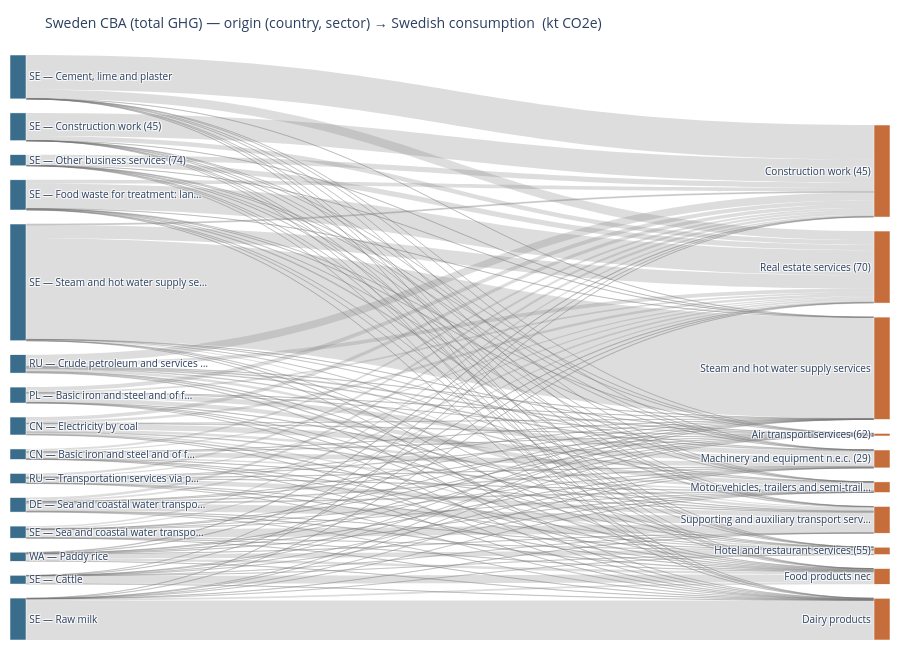
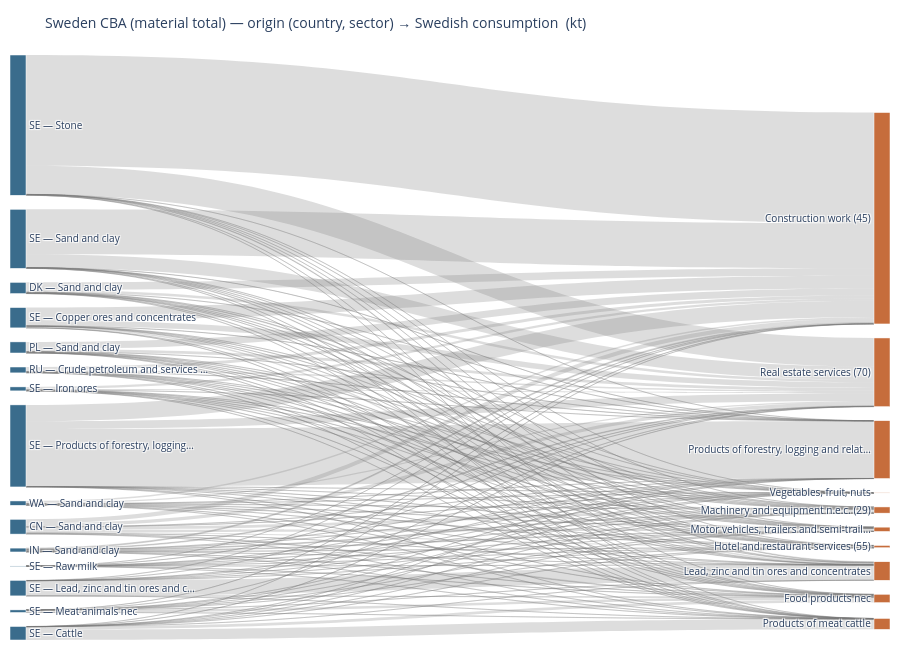
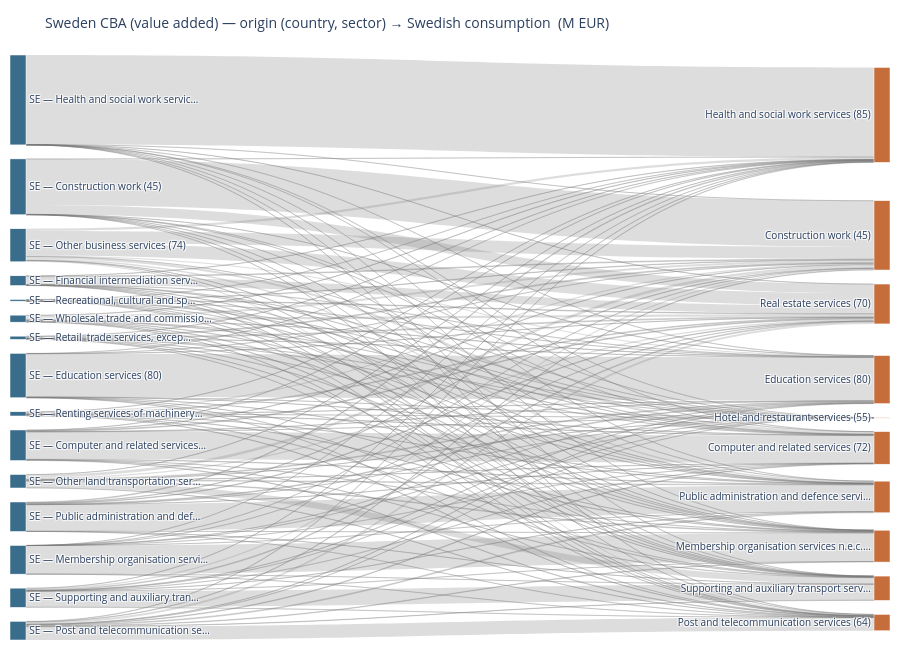
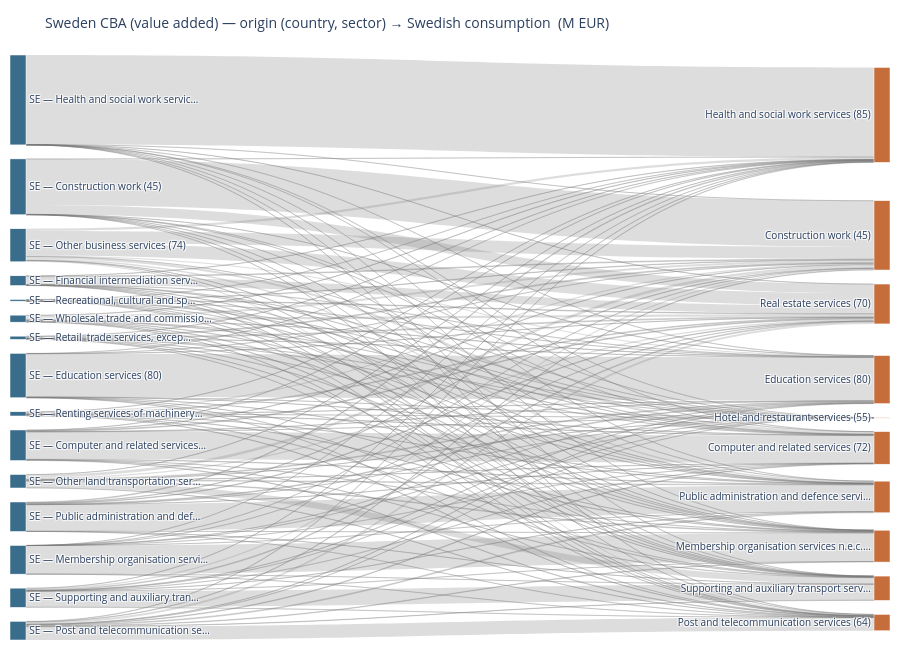

Notebook code for these charts, in order:
### Markdown cell above
### 11.5 Sankey — CBA source flows

Left column: top (origin country, origin sector) pairs driving Sweden's CBA.
Right column: top Swedish consumption products.

### Code cell
def sankey_source_to_consumption(attrib, title, filename, n_src=15, n_cons=10,
                                 unit_label="",
                                 color_left="#3a6c8c", color_right="#c66d3c"):
    attrib = attrib.fillna(0.0)
    row_tot = attrib.sum(axis=1)
    col_tot = attrib.sum(axis=0)

    top_src  = row_tot[row_tot > 0].nlargest(n_src).index
    top_cons = col_tot[col_tot > 0].nlargest(n_cons).index
    if len(top_src) == 0 or len(top_cons) == 0:
        raise ValueError(f"No positive flows available for {title}")

    sub = attrib.loc[top_src, top_cons]

    left_labels  = [f"{c} — {trim(s, 30)}" for (c, s) in top_src]
    right_labels = [trim(s, 40) for s in top_cons]
    nodes = left_labels + right_labels
    colors = [color_left] * len(left_labels) + [color_right] * len(right_labels)

    sources, targets, values = [], [], []
    for i, src_idx in enumerate(top_src):
        for j, cons in enumerate(top_cons):
            v = float(sub.loc[src_idx, cons])
            if v > 0:
                sources.append(i)
                targets.append(len(left_labels) + j)
                values.append(v)

    fig = go.Figure(data=[go.Sankey(
        arrangement="snap",
        node=dict(label=nodes, pad=14, thickness=16, color=colors,
                  line=dict(color="white", width=0.5)),
        link=dict(source=sources, target=targets, value=values,
                  color="rgba(120,120,120,0.25)")
    )])
    fig.update_layout(
        title=dict(text=f"{title}  ({unit_label})", font=dict(size=14)),
        font=dict(size=10), height=650, margin=dict(l=10, r=10, t=55, b=10))
    fig.write_html(str(OUTPUT_DIR / filename))
    fig.show()
    return fig

sankey_source_to_consumption(attrib_ghg,
    "Sweden CBA (total GHG) — origin (country, sector) → Swedish consumption",
    "sankey_ghg_source.html", unit_label="kt CO2e")

sankey_source_to_consumption(attrib_mat_total,
    "Sweden CBA (material total) — origin (country, sector) → Swedish consumption",
    "sankey_material_source.html", unit_label="kt")

sankey_source_to_consumption(attrib_va,
    "Sweden CBA (value added) — origin (country, sector) → Swedish consumption",
    "sankey_va_source.html", unit_label="M EUR")

### Figure 1 — Plotly figure (JSON) as saved in the notebook; plotly's stock layout.template omitted (floating-point values rounded to 4 significant figures; data arrays with more than 128 entries replaced by an {"elided": "..."} marker saying what was removed)
{"data": [{"arrangement": "snap", "link": {"color": "rgba(120,120,120,0.25)", "source": {"elided": "150 int values"}, "target": {"elided": "150 int values"}, "value": {"elided": "150 float values"}}, "node": {"color": ["#3a6c8c", "#3a6c8c", "#3a6c8c", "#3a6c8c", "#3a6c8c", "#3a6c8c", "#3a6c8c", "#3a6c8c", "#3a6c8c", "#3a6c8c", "#3a6c8c", "#3a6c8c", "#3a6c8c", "#3a6c8c", "#3a6c8c", "#c66d3c", "#c66d3c", "#c66d3c", "#c66d3c", "#c66d3c", "#c66d3c", "#c66d3c", "#c66d3c", "#c66d3c", "#c66d3c"], "label": ["SE — Steam and hot water supply se…", "SE — Cattle", "SE — Raw milk", "RU — Crude petroleum and services …", "SE — Cement, lime and plaster", "CN — Electricity by coal", "SE — Food waste for treatment: lan…", "SE — Construction work (45)", "PL — Basic iron and steel and of f…", "DE — Sea and coastal water transpo…", "CN — Basic iron and steel and of f…", "SE — Sea and coastal water transpo…", "SE — Other business services (74)", "RU — Transportation services via p…", "WA — Paddy rice", "Construction work (45)", "Real estate services (70)", "Machinery and equipment n.e.c. (29)", "Steam and hot water supply services", "Food products nec", "Supporting and auxiliary transport serv…", "Hotel and restaurant services (55)", "Motor vehicles, trailers and semi-trail…", "Dairy products", "Air transport services (62)"], "line": {"color": "white", "width": 0.5}, "pad": 14, "thickness": 16}, "type": "sankey"}], "layout": {"font": {"size": 10}, "height": 650, "margin": {"b": 10, "l": 10, "r": 10, "t": 55}, "title": {"font": {"size": 14}, "text": "Sweden CBA (total GHG) — origin (country, sector) → Swedish consumption  (kt CO2e)"}}}

### Figure 2 — Plotly figure (JSON) as saved in the notebook; plotly's stock layout.template omitted (floating-point values rounded to 4 significant figures; data arrays with more than 128 entries replaced by an {"elided": "..."} marker saying what was removed)
{"data": [{"arrangement": "snap", "link": {"color": "rgba(120,120,120,0.25)", "source": {"elided": "150 int values"}, "target": {"elided": "150 int values"}, "value": {"elided": "150 float values"}}, "node": {"color": ["#3a6c8c", "#3a6c8c", "#3a6c8c", "#3a6c8c", "#3a6c8c", "#3a6c8c", "#3a6c8c", "#3a6c8c", "#3a6c8c", "#3a6c8c", "#3a6c8c", "#3a6c8c", "#3a6c8c", "#3a6c8c", "#3a6c8c", "#c66d3c", "#c66d3c", "#c66d3c", "#c66d3c", "#c66d3c", "#c66d3c", "#c66d3c", "#c66d3c", "#c66d3c", "#c66d3c"], "label": ["SE — Stone", "SE — Products of forestry, logging…", "SE — Sand and clay", "CN — Sand and clay", "SE — Copper ores and concentrates", "RU — Crude petroleum and services …", "DK — Sand and clay", "SE — Iron ores", "SE — Cattle", "PL — Sand and clay", "SE — Lead, zinc and tin ores and c…", "WA — Sand and clay", "IN — Sand and clay", "SE — Meat animals nec", "SE — Raw milk", "Construction work (45)", "Real estate services (70)", "Products of forestry, logging and relat…", "Food products nec", "Hotel and restaurant services (55)", "Products of meat cattle", "Machinery and equipment n.e.c. (29)", "Motor vehicles, trailers and semi-trail…", "Vegetables, fruit, nuts", "Lead, zinc and tin ores and concentrates"], "line": {"color": "white", "width": 0.5}, "pad": 14, "thickness": 16}, "type": "sankey"}], "layout": {"font": {"size": 10}, "height": 650, "margin": {"b": 10, "l": 10, "r": 10, "t": 55}, "title": {"font": {"size": 14}, "text": "Sweden CBA (material total) — origin (country, sector) → Swedish consumption  (kt)"}}}

### Figure 3 — Plotly figure (JSON) as saved in the notebook; plotly's stock layout.template omitted (floating-point values rounded to 4 significant figures; data arrays with more than 128 entries replaced by an {"elided": "..."} marker saying what was removed)
{"data": [{"arrangement": "snap", "link": {"color": "rgba(120,120,120,0.25)", "source": {"elided": "150 int values"}, "target": {"elided": "150 int values"}, "value": {"elided": "150 float values"}}, "node": {"color": ["#3a6c8c", "#3a6c8c", "#3a6c8c", "#3a6c8c", "#3a6c8c", "#3a6c8c", "#3a6c8c", "#3a6c8c", "#3a6c8c", "#3a6c8c", "#3a6c8c", "#3a6c8c", "#3a6c8c", "#3a6c8c", "#3a6c8c", "#c66d3c", "#c66d3c", "#c66d3c", "#c66d3c", "#c66d3c", "#c66d3c", "#c66d3c", "#c66d3c", "#c66d3c", "#c66d3c"], "label": ["SE — Health and social work servic…", "SE — Construction work (45)", "SE — Education services (80)", "SE — Other business services (74)", "SE — Computer and related services…", "SE — Public administration and def…", "SE — Membership organisation servi…", "SE — Other land transportation ser…", "SE — Supporting and auxiliary tran…", "SE — Post and telecommunication se…", "SE — Wholesale trade and commissio…", "SE — Financial intermediation serv…", "SE — Retail  trade services, excep…", "SE — Recreational, cultural and sp…", "SE — Renting services of machinery…", "Health and social work services (85)", "Construction work (45)", "Real estate services (70)", "Education services (80)", "Computer and related services (72)", "Public administration and defence servi…", "Membership organisation services n.e.c.…", "Supporting and auxiliary transport serv…", "Hotel and restaurant services (55)", "Post and telecommunication services (64)"], "line": {"color": "white", "width": 0.5}, "pad": 14, "thickness": 16}, "type": "sankey"}], "layout": {"font": {"size": 10}, "height": 650, "margin": {"b": 10, "l": 10, "r": 10, "t": 55}, "title": {"font": {"size": 14}, "text": "Sweden CBA (value added) — origin (country, sector) → Swedish consumption  (M EUR)"}}}

### Figure 4 — Plotly figure (JSON) as saved in the notebook; plotly's stock layout.template omitted (floating-point values rounded to 4 significant figures; data arrays with more than 128 entries replaced by an {"elided": "..."} marker saying what was removed)
{"data": [{"arrangement": "snap", "link": {"color": "rgba(120,120,120,0.25)", "source": {"elided": "150 int values"}, "target": {"elided": "150 int values"}, "value": {"elided": "150 float values"}}, "node": {"color": ["#3a6c8c", "#3a6c8c", "#3a6c8c", "#3a6c8c", "#3a6c8c", "#3a6c8c", "#3a6c8c", "#3a6c8c", "#3a6c8c", "#3a6c8c", "#3a6c8c", "#3a6c8c", "#3a6c8c", "#3a6c8c", "#3a6c8c", "#c66d3c", "#c66d3c", "#c66d3c", "#c66d3c", "#c66d3c", "#c66d3c", "#c66d3c", "#c66d3c", "#c66d3c", "#c66d3c"], "label": ["SE — Health and social work servic…", "SE — Construction work (45)", "SE — Education services (80)", "SE — Other business services (74)", "SE — Computer and related services…", "SE — Public administration and def…", "SE — Membership organisation servi…", "SE — Other land transportation ser…", "SE — Supporting and auxiliary tran…", "SE — Post and telecommunication se…", "SE — Wholesale trade and commissio…", "SE — Financial intermediation serv…", "SE — Retail  trade services, excep…", "SE — Recreational, cultural and sp…", "SE — Renting services of machinery…", "Health and social work services (85)", "Construction work (45)", "Real estate services (70)", "Education services (80)", "Computer and related services (72)", "Public administration and defence servi…", "Membership organisation services n.e.c.…", "Supporting and auxiliary transport serv…", "Hotel and restaurant services (55)", "Post and telecommunication services (64)"], "line": {"color": "white", "width": 0.5}, "pad": 14, "thickness": 16}, "type": "sankey"}], "layout": {"font": {"size": 10}, "height": 650, "margin": {"b": 10, "l": 10, "r": 10, "t": 55}, "title": {"font": {"size": 14}, "text": "Sweden CBA (value added) — origin (country, sector) → Swedish consumption  (M EUR)"}}}
